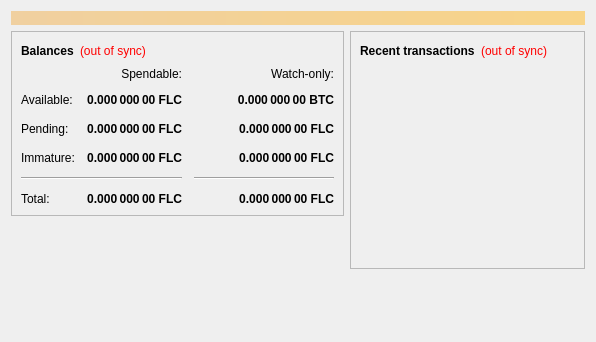
<?xml version="1.0" encoding="UTF-8"?>
<ui version="4.0">
 <class>OverviewPage</class>
 <widget class="QWidget" name="OverviewPage">
  <property name="geometry">
   <rect>
    <x>0</x>
    <y>0</y>
    <width>596</width>
    <height>342</height>
   </rect>
  </property>
  <property name="windowTitle">
   <string>Form</string>
  </property>
  <layout class="QVBoxLayout" name="topLayout">
   <item>
    <widget class="QLabel" name="labelAlerts">
     <property name="visible">
      <bool>false</bool>
     </property>
     <property name="styleSheet">
      <string notr="true">background-color: qlineargradient(x1: 0, y1: 0, x2: 1, y2: 0, stop:0 #F0D0A0, stop:1 #F8D488); color:#000000;</string>
     </property>
     <property name="wordWrap">
      <bool>true</bool>
     </property>
     <property name="margin">
      <number>3</number>
     </property>
    </widget>
   </item>
   <item>
    <layout class="QHBoxLayout" name="horizontalLayout" stretch="1,1">
     <item>
      <layout class="QVBoxLayout" name="verticalLayout_2">
       <item>
        <widget class="QFrame" name="frame">
         <property name="frameShape">
          <enum>QFrame::StyledPanel</enum>
         </property>
         <property name="frameShadow">
          <enum>QFrame::Raised</enum>
         </property>
         <layout class="QVBoxLayout" name="verticalLayout_4">
          <item>
           <layout class="QHBoxLayout" name="horizontalLayout_4">
            <item>
             <widget class="QLabel" name="label_5">
              <property name="font">
               <font>
                <weight>75</weight>
                <bold>true</bold>
               </font>
              </property>
              <property name="text">
               <string>Balances</string>
              </property>
             </widget>
            </item>
            <item>
             <widget class="QLabel" name="labelWalletStatus">
              <property name="cursor">
               <cursorShape>WhatsThisCursor</cursorShape>
              </property>
              <property name="toolTip">
               <string>The displayed information may be out of date. Your wallet automatically synchronizes with the Fullcoin network after a connection is established, but this process has not completed yet.</string>
              </property>
              <property name="styleSheet">
               <string notr="true">QLabel { color: red; }</string>
              </property>
              <property name="text">
               <string notr="true">(out of sync)</string>
              </property>
              <property name="alignment">
               <set>Qt::AlignLeading|Qt::AlignLeft|Qt::AlignVCenter</set>
              </property>
             </widget>
            </item>
            <item>
             <spacer name="horizontalSpacer_3">
              <property name="orientation">
               <enum>Qt::Horizontal</enum>
              </property>
              <property name="sizeHint" stdset="0">
               <size>
                <width>40</width>
                <height>20</height>
               </size>
              </property>
             </spacer>
            </item>
           </layout>
          </item>
          <item>
           <layout class="QGridLayout" name="gridLayout">
            <property name="spacing">
             <number>12</number>
            </property>
            <item row="2" column="2">
             <widget class="QLabel" name="labelWatchPending">
              <property name="font">
               <font>
                <weight>75</weight>
                <bold>true</bold>
               </font>
              </property>
              <property name="cursor">
               <cursorShape>IBeamCursor</cursorShape>
              </property>
              <property name="toolTip">
               <string>Unconfirmed transactions to watch-only addresses</string>
              </property>
              <property name="text">
               <string notr="true">0.000 000 00 FLC</string>
              </property>
              <property name="alignment">
               <set>Qt::AlignRight|Qt::AlignTrailing|Qt::AlignVCenter</set>
              </property>
              <property name="textInteractionFlags">
               <set>Qt::LinksAccessibleByMouse|Qt::TextSelectableByKeyboard|Qt::TextSelectableByMouse</set>
              </property>
             </widget>
            </item>
            <item row="2" column="1">
             <widget class="QLabel" name="labelUnconfirmed">
              <property name="font">
               <font>
                <weight>75</weight>
                <bold>true</bold>
               </font>
              </property>
              <property name="cursor">
               <cursorShape>IBeamCursor</cursorShape>
              </property>
              <property name="toolTip">
               <string>Total of transactions that have yet to be confirmed, and do not yet count toward the spendable balance</string>
              </property>
              <property name="text">
               <string notr="true">0.000 000 00 FLC</string>
              </property>
              <property name="alignment">
               <set>Qt::AlignRight|Qt::AlignTrailing|Qt::AlignVCenter</set>
              </property>
              <property name="textInteractionFlags">
               <set>Qt::LinksAccessibleByMouse|Qt::TextSelectableByKeyboard|Qt::TextSelectableByMouse</set>
              </property>
             </widget>
            </item>
            <item row="3" column="2">
             <widget class="QLabel" name="labelWatchImmature">
              <property name="font">
               <font>
                <weight>75</weight>
                <bold>true</bold>
               </font>
              </property>
              <property name="cursor">
               <cursorShape>IBeamCursor</cursorShape>
              </property>
              <property name="toolTip">
               <string>Mined balance in watch-only addresses that has not yet matured</string>
              </property>
              <property name="text">
               <string notr="true">0.000 000 00 FLC</string>
              </property>
              <property name="alignment">
               <set>Qt::AlignRight|Qt::AlignTrailing|Qt::AlignVCenter</set>
              </property>
              <property name="textInteractionFlags">
               <set>Qt::LinksAccessibleByMouse|Qt::TextSelectableByKeyboard|Qt::TextSelectableByMouse</set>
              </property>
             </widget>
            </item>
            <item row="4" column="0" colspan="2">
             <widget class="Line" name="line">
              <property name="orientation">
               <enum>Qt::Horizontal</enum>
              </property>
             </widget>
            </item>
            <item row="4" column="2">
             <widget class="Line" name="lineWatchBalance">
              <property name="sizePolicy">
               <sizepolicy hsizetype="Preferred" vsizetype="Fixed">
                <horstretch>0</horstretch>
                <verstretch>0</verstretch>
               </sizepolicy>
              </property>
              <property name="minimumSize">
               <size>
                <width>140</width>
                <height>0</height>
               </size>
              </property>
              <property name="orientation">
               <enum>Qt::Horizontal</enum>
              </property>
             </widget>
            </item>
            <item row="5" column="0">
             <widget class="QLabel" name="labelTotalText">
              <property name="text">
               <string>Total:</string>
              </property>
             </widget>
            </item>
            <item row="3" column="1">
             <widget class="QLabel" name="labelImmature">
              <property name="font">
               <font>
                <weight>75</weight>
                <bold>true</bold>
               </font>
              </property>
              <property name="cursor">
               <cursorShape>IBeamCursor</cursorShape>
              </property>
              <property name="toolTip">
               <string>Mined balance that has not yet matured</string>
              </property>
              <property name="text">
               <string notr="true">0.000 000 00 FLC</string>
              </property>
              <property name="alignment">
               <set>Qt::AlignRight|Qt::AlignTrailing|Qt::AlignVCenter</set>
              </property>
              <property name="textInteractionFlags">
               <set>Qt::LinksAccessibleByMouse|Qt::TextSelectableByKeyboard|Qt::TextSelectableByMouse</set>
              </property>
             </widget>
            </item>
            <item row="2" column="3">
             <spacer name="horizontalSpacer_2">
              <property name="orientation">
               <enum>Qt::Horizontal</enum>
              </property>
              <property name="sizeHint" stdset="0">
               <size>
                <width>40</width>
                <height>20</height>
               </size>
              </property>
             </spacer>
            </item>
            <item row="3" column="0">
             <widget class="QLabel" name="labelImmatureText">
              <property name="text">
               <string>Immature:</string>
              </property>
             </widget>
            </item>
            <item row="5" column="1">
             <widget class="QLabel" name="labelTotal">
              <property name="font">
               <font>
                <weight>75</weight>
                <bold>true</bold>
               </font>
              </property>
              <property name="cursor">
               <cursorShape>IBeamCursor</cursorShape>
              </property>
              <property name="toolTip">
               <string>Your current total balance</string>
              </property>
              <property name="text">
               <string notr="true">0.000 000 00 FLC</string>
              </property>
              <property name="alignment">
               <set>Qt::AlignRight|Qt::AlignTrailing|Qt::AlignVCenter</set>
              </property>
              <property name="textInteractionFlags">
               <set>Qt::LinksAccessibleByMouse|Qt::TextSelectableByKeyboard|Qt::TextSelectableByMouse</set>
              </property>
             </widget>
            </item>
            <item row="5" column="2">
             <widget class="QLabel" name="labelWatchTotal">
              <property name="font">
               <font>
                <weight>75</weight>
                <bold>true</bold>
               </font>
              </property>
              <property name="cursor">
               <cursorShape>IBeamCursor</cursorShape>
              </property>
              <property name="toolTip">
               <string>Current total balance in watch-only addresses</string>
              </property>
              <property name="text">
               <string notr="true">0.000 000 00 FLC</string>
              </property>
              <property name="alignment">
               <set>Qt::AlignRight|Qt::AlignTrailing|Qt::AlignVCenter</set>
              </property>
              <property name="textInteractionFlags">
               <set>Qt::LinksAccessibleByMouse|Qt::TextSelectableByKeyboard|Qt::TextSelectableByMouse</set>
              </property>
             </widget>
            </item>
            <item row="0" column="2">
             <widget class="QLabel" name="labelWatchonly">
              <property name="text">
               <string>Watch-only:</string>
              </property>
              <property name="alignment">
               <set>Qt::AlignRight|Qt::AlignTrailing|Qt::AlignVCenter</set>
              </property>
             </widget>
            </item>
            <item row="1" column="0">
             <widget class="QLabel" name="labelBalanceText">
              <property name="text">
               <string>Available:</string>
              </property>
             </widget>
            </item>
            <item row="1" column="1">
             <widget class="QLabel" name="labelBalance">
              <property name="font">
               <font>
                <weight>75</weight>
                <bold>true</bold>
               </font>
              </property>
              <property name="cursor">
               <cursorShape>IBeamCursor</cursorShape>
              </property>
              <property name="toolTip">
               <string>Your current spendable balance</string>
              </property>
              <property name="text">
               <string notr="true">0.000 000 00 FLC</string>
              </property>
              <property name="alignment">
               <set>Qt::AlignRight|Qt::AlignTrailing|Qt::AlignVCenter</set>
              </property>
              <property name="textInteractionFlags">
               <set>Qt::LinksAccessibleByMouse|Qt::TextSelectableByKeyboard|Qt::TextSelectableByMouse</set>
              </property>
             </widget>
            </item>
            <item row="1" column="2">
             <widget class="QLabel" name="labelWatchAvailable">
              <property name="font">
               <font>
                <weight>75</weight>
                <bold>true</bold>
               </font>
              </property>
              <property name="cursor">
               <cursorShape>IBeamCursor</cursorShape>
              </property>
              <property name="toolTip">
               <string>Your current balance in watch-only addresses</string>
              </property>
              <property name="text">
               <string notr="true">0.000 000 00 BTC</string>
              </property>
              <property name="alignment">
               <set>Qt::AlignRight|Qt::AlignTrailing|Qt::AlignVCenter</set>
              </property>
              <property name="textInteractionFlags">
               <set>Qt::LinksAccessibleByMouse|Qt::TextSelectableByKeyboard|Qt::TextSelectableByMouse</set>
              </property>
             </widget>
            </item>
            <item row="2" column="0">
             <widget class="QLabel" name="labelPendingText">
              <property name="text">
               <string>Pending:</string>
              </property>
             </widget>
            </item>
            <item row="0" column="1">
             <widget class="QLabel" name="labelSpendable">
              <property name="text">
               <string>Spendable:</string>
              </property>
              <property name="alignment">
               <set>Qt::AlignRight|Qt::AlignTrailing|Qt::AlignVCenter</set>
              </property>
             </widget>
            </item>
           </layout>
          </item>
         </layout>
        </widget>
       </item>
       <item>
        <spacer name="verticalSpacer">
         <property name="orientation">
          <enum>Qt::Vertical</enum>
         </property>
         <property name="sizeHint" stdset="0">
          <size>
           <width>20</width>
           <height>40</height>
          </size>
         </property>
        </spacer>
       </item>
      </layout>
     </item>
     <item>
      <layout class="QVBoxLayout" name="verticalLayout_3">
       <item>
        <widget class="QFrame" name="frame_2">
         <property name="frameShape">
          <enum>QFrame::StyledPanel</enum>
         </property>
         <property name="frameShadow">
          <enum>QFrame::Raised</enum>
         </property>
         <layout class="QVBoxLayout" name="verticalLayout">
          <item>
           <layout class="QHBoxLayout" name="horizontalLayout_2">
            <item>
             <widget class="QLabel" name="label_4">
              <property name="font">
               <font>
                <weight>75</weight>
                <bold>true</bold>
               </font>
              </property>
              <property name="text">
               <string>Recent transactions</string>
              </property>
             </widget>
            </item>
            <item>
             <widget class="QLabel" name="labelTransactionsStatus">
              <property name="cursor">
               <cursorShape>WhatsThisCursor</cursorShape>
              </property>
              <property name="toolTip">
               <string>The displayed information may be out of date. Your wallet automatically synchronizes with the Fullcoin network after a connection is established, but this process has not completed yet.</string>
              </property>
              <property name="styleSheet">
               <string notr="true">QLabel { color: red; }</string>
              </property>
              <property name="text">
               <string notr="true">(out of sync)</string>
              </property>
              <property name="alignment">
               <set>Qt::AlignRight|Qt::AlignTrailing|Qt::AlignVCenter</set>
              </property>
             </widget>
            </item>
            <item>
             <spacer name="horizontalSpacer">
              <property name="orientation">
               <enum>Qt::Horizontal</enum>
              </property>
              <property name="sizeHint" stdset="0">
               <size>
                <width>40</width>
                <height>20</height>
               </size>
              </property>
             </spacer>
            </item>
           </layout>
          </item>
          <item>
           <widget class="QListView" name="listTransactions">
            <property name="styleSheet">
             <string notr="true">QListView { background: transparent; }</string>
            </property>
            <property name="frameShape">
             <enum>QFrame::NoFrame</enum>
            </property>
            <property name="verticalScrollBarPolicy">
             <enum>Qt::ScrollBarAlwaysOff</enum>
            </property>
            <property name="horizontalScrollBarPolicy">
             <enum>Qt::ScrollBarAlwaysOff</enum>
            </property>
            <property name="selectionMode">
             <enum>QAbstractItemView::NoSelection</enum>
            </property>
           </widget>
          </item>
         </layout>
        </widget>
       </item>
       <item>
        <spacer name="verticalSpacer_2">
         <property name="orientation">
          <enum>Qt::Vertical</enum>
         </property>
         <property name="sizeHint" stdset="0">
          <size>
           <width>20</width>
           <height>40</height>
          </size>
         </property>
        </spacer>
       </item>
      </layout>
     </item>
    </layout>
   </item>
  </layout>
 </widget>
 <resources/>
 <connections/>
</ui>
